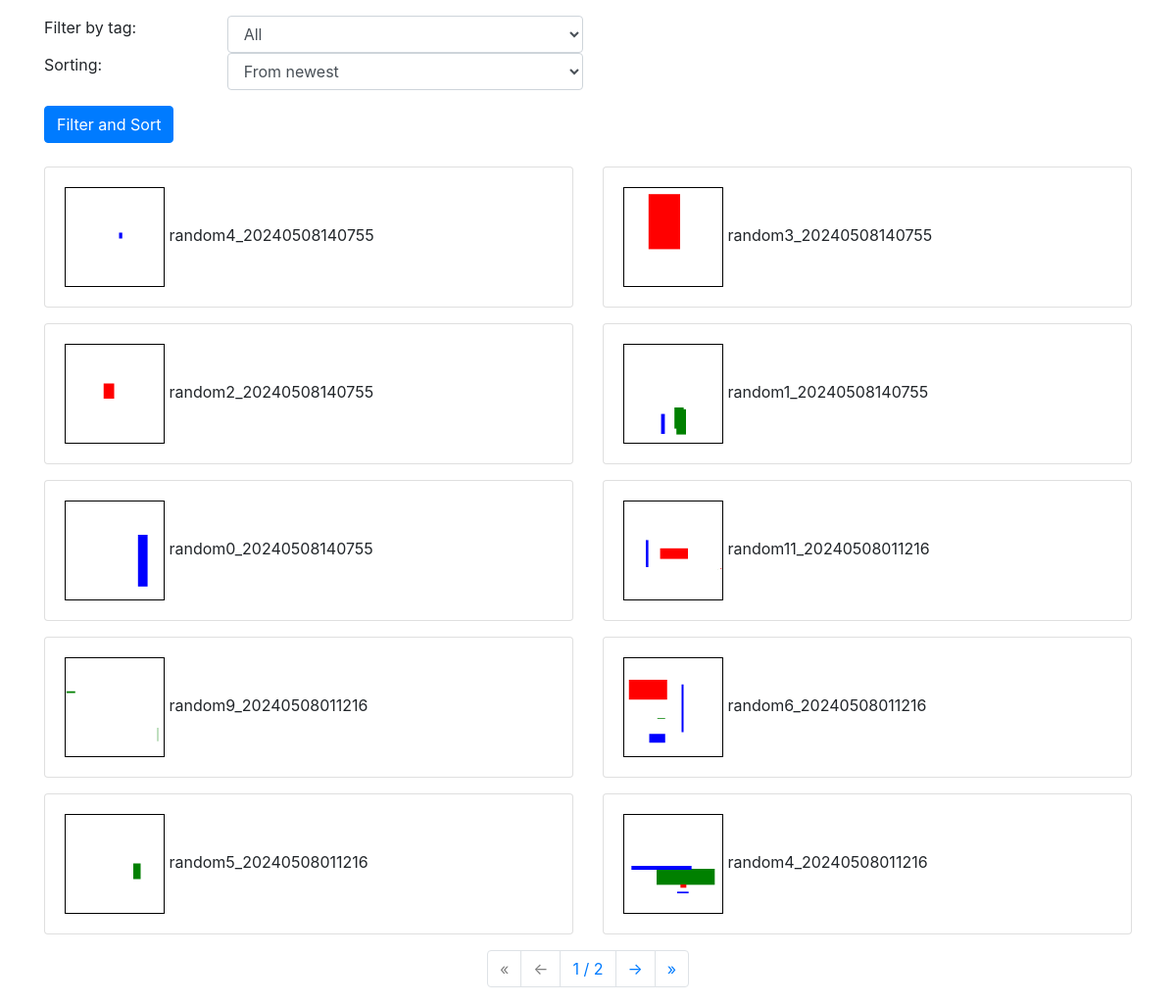
Screenshot of /images/ with the database file from the repository.
### images/models.py (models this page shows, shortened)
class Image(models.Model):
    image_title = models.CharField(max_length=100)
    pub_date = models.DateTimeField('date published')
    width = models.IntegerField(default=100)
    height = models.IntegerField(default=100)
    editors = models.ManyToManyField(User, blank=True)
    tags = models.ManyToManyField(ImageTag, blank=True)
    description = models.CharField(max_length=2000, default='', blank=True)

### images/views.py (the view)
# urls.py: path('', views.index, name='index'),
def index(request):
    images = Image.objects.order_by('-pub_date')
    chosen_tag = request.GET.get('tag')
    if chosen_tag:
        images = images.filter(tags__tag=chosen_tag)
    else:
        chosen_tag = 'All'
    sort_by = request.GET.get('sort_by', 'pub_dec')
    if sort_by == 'pub_asc':
        images = images.order_by('pub_date')
    if sort_by == 'pub_dec':
        images = images.order_by('-pub_date')
    template = loader.get_template('images/index.html')
    items = [(img, generate_miniature(img)) for img in images]
    paginator = Paginator(items, 10)
    page_number = request.GET.get('page', 1)
    page_images = paginator.get_page(page_number)
    tags = ImageTag.objects.all().order_by('tag')
    context = {
        'images': page_images,
        'tags': tags,
        'chosen_tag': chosen_tag,
        'sort_by': sort_by,
    }
    return HttpResponse(template.render(context, request))

### images/templatetags/custom_tags.py (called while the page is built)
@register.simple_tag(takes_context=True)
def param_replace(context, **kwargs):
    d = context['request'].GET.copy()
    for k, v in kwargs.items():
        d[k] = v
    for k in [k for k, v in d.items() if not v]:
        del d[k]
    return d.urlencode()

### images/views.py (called while the page is built)
def generate_miniature(image: Image):
    rectangles = Rectangle.objects.filter(image=image).order_by('time_added')
    svg_data = f'<a href="view/{image.id}" style="display: inline-block; border: 1px solid black;">\n'
    svg_data += f'<svg width="100" height="100" \
        viewBox="0 0 {image.width} {image.height}" version="1.1" xmlns="http://www.w3.org/2000/svg">\n'
    for r in rectangles:
        svg_data += f'<rect x="{r.x_pos}" y="{r.y_pos}" width="{r.width}" \
            height="{r.height}" fill="{r.fill_color}"></rect>\n'
    svg_data += '</svg></a>\n'
    return svg_data

### images/templates/images/index.html (shortened to what this page needs)
<!DOCTYPE html>
<html>
<head>
    <link rel="stylesheet" href="https://stackpath.bootstrapcdn.com/bootstrap/4.5.2/css/bootstrap.min.css">
</head>
<body>
    {% load custom_tags %}
    <div class="container">
        <form method="GET" class="mt-3">
            <div class="form-row">
                <label for="tag" class="col-lg-2">Filter by tag:</label>
                <div class="col-lg-4">
                    <select name="tag" id="tag" class="form-control">
                        {% if chosen_tag == 'All' %}
                            <option selected value="">All</option>
                        {% else %}
                            <option value="">All</option>
                        {% endif %}
                    </select>
                </div>
            </div>
            <div class="form-row">
                <label for="sort_by" class="col-lg-2">Sorting:</label>
                <div class="col-lg-4">
                    <select name="sort_by" id="sort_by" class="form-control">
                        <option {% if sort_by == 'pub_dec'%} selected {%endif%} value="pub_dec">From newest</option>
                    </select>
                </div>
            </div>
            <div class="mt-3">
                <button type="submit" class="btn btn-primary">Filter and Sort</button>
            </div>
        </form>
        <div class="row mt-4">
            {% for img, mini in images %}
                <div class="col-md-6 mb-3">
                    <div class="card">
                        <div class="card-body">
                            {{mini | safe}}
                            {{img.image_title}}
                        </div>
                    </div>
                </div>
            {% endfor %}
        </div>
        <div class="pagination-box">
            <nav aria-label="Page navigation">
                <ul class="pagination justify-content-center">
                    {% if images.has_previous %}
                    <li class="page-item">
                        <a class="page-link" href="?{% param_replace page=1 %}">&laquo;</a>
                    </li>
                    <li class="page-item">
                        <a class="page-link" href="?{% param_replace page=images.previous_page_number %}">&larr;</a>
                    </li>
                    {% else %}
                    <li class="page-item">
                        <span class="page-link" style="color: grey">&laquo;</span>
                    </li>
                    <li class="page-item">
                        <span class="page-link" style="color: grey">&larr;</span>
                    </li>
                    {% endif %}
                    <li class="page-item">
                        <span class="page-link">{{ images.number }} / {{ images.paginator.num_pages }}</span>
                    </li>
                    {% if images.has_next %}
                    <li class="page-item">
                        <a class="page-link" href="?{% param_replace page=images.next_page_number %}">&rarr;</a>
                    </li>
                    <li class="page-item">
                        <a class="page-link" href="?{% param_replace page=images.paginator.num_pages %}">&raquo;</a>
                    </li>
                    {% endif %}
                </ul>
            </nav>
        </div>
    </div>
</body>
</html>

### rows the page displays
Image: image_title "random4_20240508140755"
Image: image_title "random3_20240508140755"
Image: image_title "random2_20240508140755"
Image: image_title "random1_20240508140755"
Image: image_title "random0_20240508140755"
Image: image_title "random11_20240508011216"
Image: image_title "random9_20240508011216"
Image: image_title "random6_20240508011216"
Image: image_title "random5_20240508011216"
Image: image_title "random4_20240508011216"

### other values shown
{{ images.number }} "1"
{{ images.paginator.num_pages }} "2"
